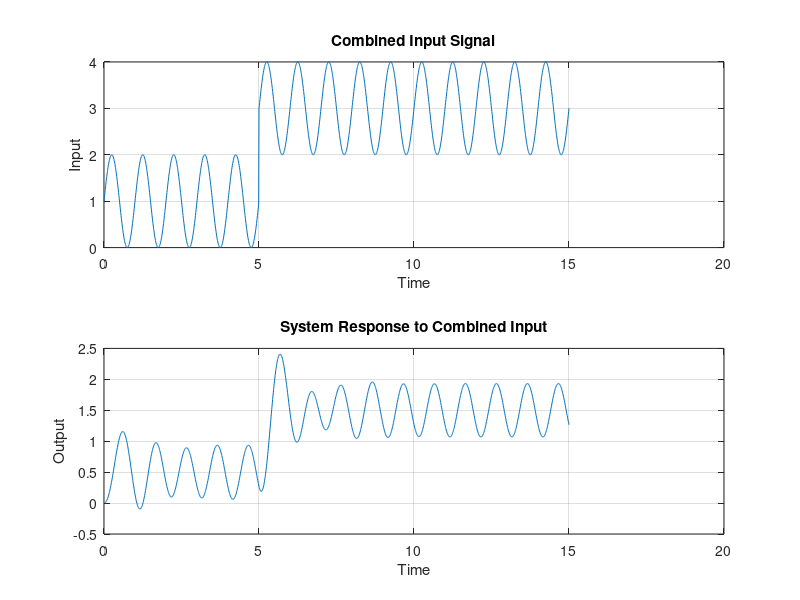

MATLAB code for this plot:

num = 10;
den = [1 2 20];
G = tf(num, den);
t = 0:0.01:15; 
u = sin(2 * pi * t) + (t >= 0) + 2 * (t >= 5);
[y, t, x] = lsim(G, u, t);
figure;
subplot(2, 1, 1);
plot(t, u);
xlabel('Time');
ylabel('Input');
title('Combined Input Signal');
grid on;

subplot(2, 1, 2);
plot(t, y);
xlabel('Time');
ylabel('Output');
title('System Response to Combined Input');
grid on;
